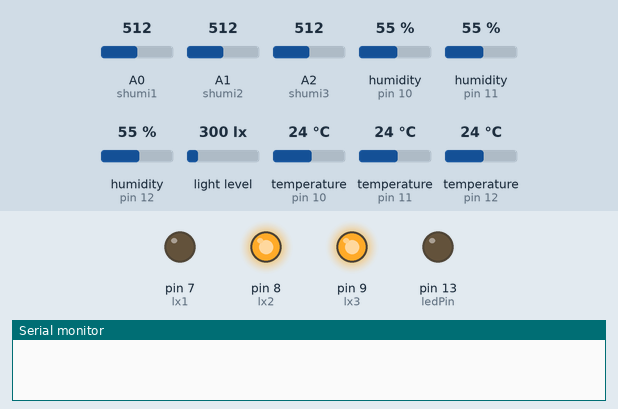
The sketch below on a simulated Arduino Uno, built with avr-gcc and run on an emulated ATmega328P. On the bench: output pins drawn as LEDs (lit = HIGH), the last lines printed to the serial monitor. Dashed ring = blinking. The test bench sets the inputs (shaded band); at power-on: light level 300 lx, A0 (shumi1) = 512, A1 (shumi2) = 512, A2 (shumi3) = 512, humidity (sensors on pin 10, pin 11, pin 12) 55 %, temperature (sensors on pin 10, pin 11, pin 12) 24 °C. Random numbers use the default seed unless the sketch sets one.

Above: at 0.6 s.
At 2.03 s:
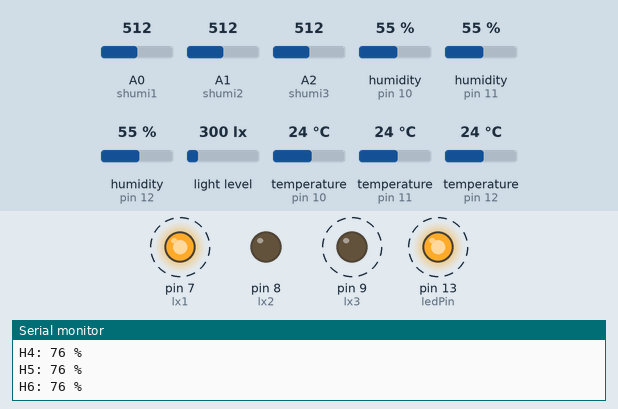
2.6 s: light level set to 1500 lx
At 3.7 s:
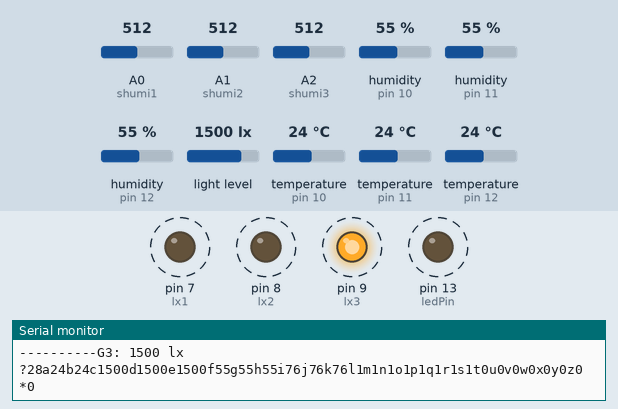
Timing chart, 0 to 12.1 s (numbered marks = the images above; inputs shaded):
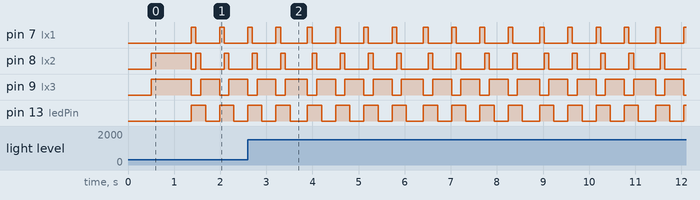

The sketch:

Final_DoAn_Test_Mega_Send1.ino
```cpp
#include <Wire.h>
#include <BH1750.h>
#include <DHT.h>
#define DHTPIN1 10
#define DHTPIN2 11
#define DHTPIN3 12
#define DHTTYPE DHT11
const int ledPin =  LED_BUILTIN;
int shumi1 = A0;
int shumi2 = A1;
int shumi3 = A2;

const int lx1 =  7;
const int lx2 =  8;
const int lx3 =  9;

DHT dht1(DHTPIN1, DHTTYPE);
DHT dht2(DHTPIN2, DHTTYPE);
DHT dht3(DHTPIN3, DHTTYPE);

BH1750 lightMeter(0x23);

float lux;
int t1,t2,t3,g1,g2,g3;
int h1,h2,h3,h4,h5,h6;
int Q00 = 0;
int Q01 = 0;
int Q02 = 0;
int Q03 = 0;
int Q04 = 0;
int Q05 = 0;
int Q06 = 0;
int Q07 = 0;

int Q10 = 0;
int Q11 = 0;
int Q12 = 0;
int Q13 = 0;
int Q14 = 0;
int Q15 = 0;
int Q16 = 0;
int Q17 = 0;
String data;


void setup(){
 Serial.begin(115200);
 Wire.begin();
 pinMode(ledPin, OUTPUT);
 lightMeter.begin();
// Serial.println(F("BH1750 Test sensors"));
 pinMode(lx1, OUTPUT);
 pinMode(lx2, OUTPUT);
 pinMode(lx3, OUTPUT);

 digitalWrite(lx1, LOW); digitalWrite(lx2, LOW); digitalWrite(lx3, LOW);
 delay(500);

  digitalWrite(lx1, LOW); digitalWrite(lx2, HIGH); digitalWrite(lx3, HIGH);
   delay(500);
// Serial.println(F("DHTxx test!"));
 dht1.begin(); dht2.begin(); dht3.begin();

 pinMode(shumi1, INPUT);
 pinMode(shumi2, INPUT);
 pinMode(shumi3, INPUT);
 Serial.begin(115200);
 delay(300);
 Serial.begin(115200);
 Serial.begin(115200);
}

void loop()
{
  Nhiet_Do_Do_Am();
  Do_Am_Dat();
  digitalWrite(ledPin,HIGH);
  Do_Sang_Lux();

    Q00 = 1;
    Q01 = 1;
    Q02 = 1;
    Q03 = 1;
    Q04 = 1;
    Q05 = 1;
    Q06 = 1;
    Q07 = 1;

    Q10 = 0;
    Q11 = 0;
    Q12 = 0;
    Q13 = 0;
    Q14 = 0;
    Q15 = 0;
    Q16 = 0;
    Q17 = 0;

   t1 = 25 + random(5);
   data =  "?" + String(t1) + "a" + String(t2) + "b" + String(t3) + "c" + String(g1) + "d" + String(g2) + "e" + String(g3) + "f" + String(h1) + "g" + String(h2) + "h" + String(h3) + "i" + String(h4) + "j" + String(h5) + "k" + String(h6) + "l" + String(Q00) + "m" + String(Q01) + "n" + String(Q02) + "o" + String(Q03) + "p" + String(Q04) + "q" + String(Q05) + "r" + String(Q06) + "s" + String(Q07) + "t" + String(Q10) + "u" + String(Q11) + "v" + String(Q12) + "w" + String(Q13) + "x" + String(Q14) + "y" + String(Q15) + "z" + String(Q16)+ "*" + String(Q17);
   Serial.println(data);


   digitalWrite(ledPin,LOW);
   delay(300);

}

void Do_Sang_Lux()
{
 digitalWrite(lx1, HIGH); digitalWrite(lx2, LOW); digitalWrite(lx3, LOW);
 g1=0;
 lux = lightMeter.readLightLevel(true); delay(100);
 g1 = lux;

 digitalWrite(lx1, LOW); digitalWrite(lx2, HIGH); digitalWrite(lx3, LOW);
 g2=0;
 lux = lightMeter.readLightLevel(true); delay(100);
 g2 = lux;

 digitalWrite(lx1, LOW); digitalWrite(lx2, LOW); digitalWrite(lx3, HIGH);
 g3=0;
 lux = lightMeter.readLightLevel(true); delay(100);
 g3 = lux;
//
  Serial.print("----------G1: "); Serial.print(g1); Serial.println(" lx");
  Serial.print("----------G2: "); Serial.print(g2); Serial.println(" lx");
  Serial.print("----------G3: "); Serial.print(g3); Serial.println(" lx");
  lux=0;
}

void  Nhiet_Do_Do_Am()
{
  h1 = dht1.readHumidity();
  t1 = dht1.readTemperature();
  h2 = dht2.readHumidity();
  t2 = dht2.readTemperature();
  h3 = dht3.readHumidity();
  t3 = dht3.readTemperature();

  if (isnan(h1) || isnan(t1))
  {
    Serial.println(F("Failed to read from DHT1 sensor!"));
    h1=0; t1=0;
  }

  if (isnan(h2) || isnan(t2))
  {
    Serial.println(F("Failed to read from DHT1 sensor!"));
    h2=0; t2=0;
  }

    if (isnan(h3) || isnan(t3))
  {
    Serial.println(F("Failed to read from DHT1 sensor!"));
    h3=0; t3=0;
  }


//  if (isnan(h2) || isnan(t2))
//  {
//    Serial.println(F("Failed to read from DHT1 sensor!"));
//    return;
//  }
//  if (isnan(h3) || isnan(t3))
//  {
//    Serial.println(F("Failed to read from DHT1 sensor!"));
//    return;
//  }

  Serial.print("H1: "); Serial.print(h1); Serial.println(" %");
  Serial.print("H2: "); Serial.print(h2); Serial.println(" %");
  Serial.print("H3: "); Serial.print(h3); Serial.println(" %");

  Serial.print("T1: "); Serial.print(t1); Serial.println(" °C ");
  Serial.print("T2: "); Serial.print(t2); Serial.println(" °C ");
  Serial.print("T3: "); Serial.print(t3); Serial.println(" °C ");
}

void Do_Am_Dat()
{
  int a = 350;
  int ex1 = analogRead(shumi1);
  if(ex1 < a) ex1 = a;
  int value_ex1 = map(ex1, a, 1023, 0, 100);
  h4 = 100 - value_ex1;

  int ex2 = analogRead(shumi2);
  if(ex2 < a) ex2 = a;
  int value_ex2 = map(ex2, a, 1023, 0, 100);
  h5 = 100 - value_ex2;

  int ex3 = analogRead(shumi3);
  if(ex3 < a) ex3 = a;
  int value_ex3 = map(ex3, a, 1023, 0, 100);
  h6 = 100 - value_ex3;

  Serial.print("H4: "); Serial.print(h4); Serial.println(" %");
  Serial.print("H5: "); Serial.print(h5); Serial.println(" %");
  Serial.print("H6: "); Serial.print(h6); Serial.println(" %");
}
```

Measured:
- by itself, pin 7 (lx1), pin 8 (lx2): alternates HIGH for 0.10 s and LOW for 0.51 s
- by itself, pin 9 (lx3): alternates HIGH for 0.41 s and LOW for 0.20 s
- by itself, pin 13 (ledPin): alternates HIGH for 0.31 s and LOW for 0.30 s
